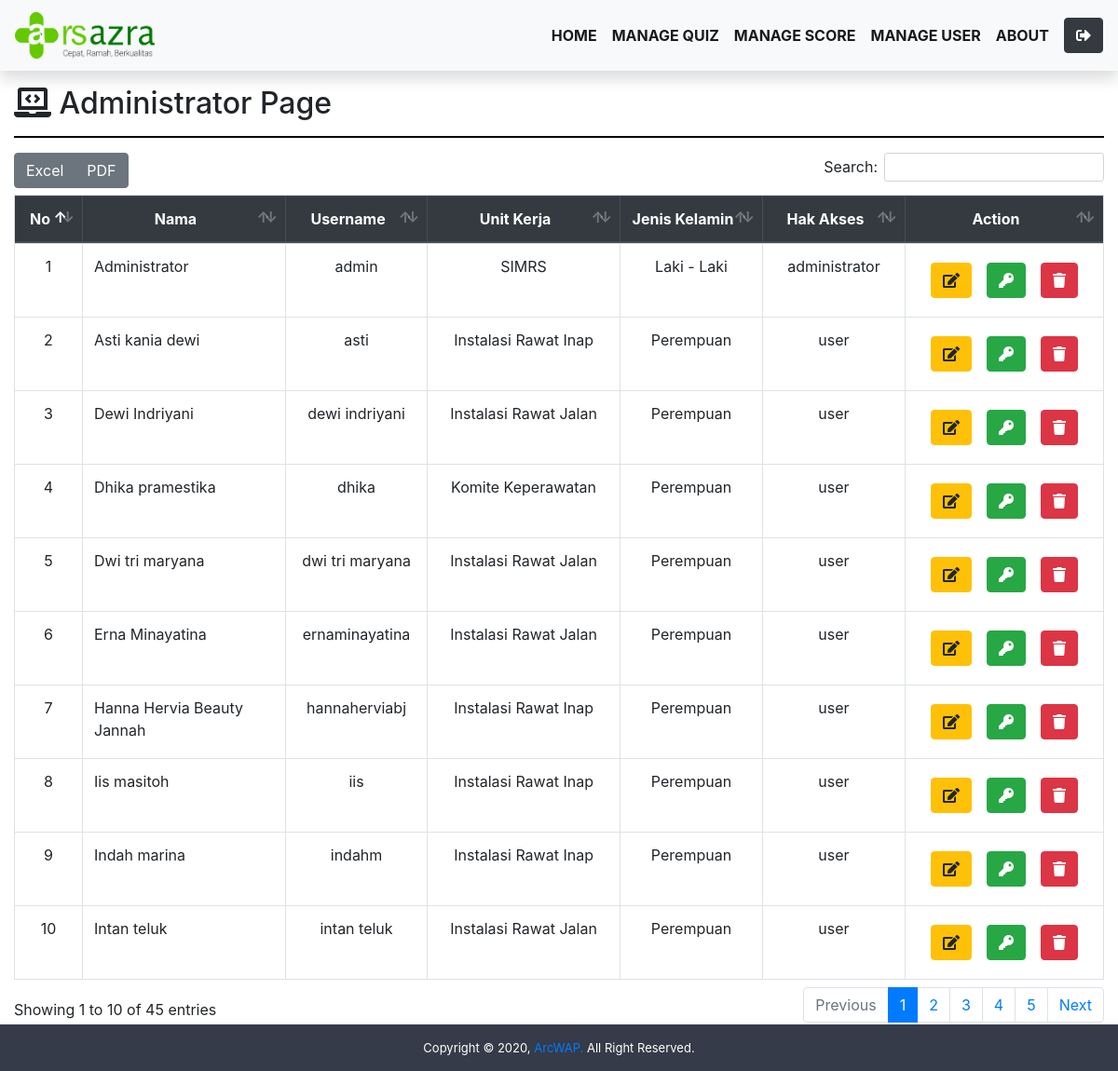
/dashboard/manageUser.php (signed in), run on the app's committed database.
### tables this page shows
CREATE TABLE `tbl_akun` (
  `id` int(11) NOT NULL,
  `nama` varchar(100) NOT NULL,
  `username` varchar(100) NOT NULL,
  `password` varchar(500) NOT NULL,
  `level` varchar(50) NOT NULL,
  `jeniskelamin` varchar(50) NOT NULL,
  `unitkerja` varchar(100) NOT NULL
);

### config/functions.php (called while the page is built, shortened)
<?php
$host     = "localhost";
$username = "root";
$password = "";
$database = "db_quizazra";
$conn = mysqli_connect($host, $username, $password, $database);
function query($query) {
    global $conn;
    $result = mysqli_query($conn, $query);
    $rows = [];
    while ($fetch = mysqli_fetch_assoc($result)) {
    $rows[] = $fetch;
    }
    return $rows;
}
?>

### dashboard/manageUser.php (the view, shortened to what this page needs)
<?php
require '../config/functions.php';
$result = query("SELECT * FROM tbl_akun ORDER BY nama ASC");
?>
<!DOCTYPE html>
<html lang="en">
<head>
    <link rel="stylesheet" href="../assets/css/bootstrap.min.css">
    <link rel="stylesheet" href="../assets/css/all.css">
    <link rel="stylesheet" href="../assets/css/dindex.css">
    <link rel="stylesheet" href="../assets/css/dataTables.bootstrap4.min.css">
    <link rel="stylesheet" href="../assets/css/buttons.bootstrap4.min.css">
</head>
<body>
    <nav class="navbar sticky-top navbar-expand-sm navbar-light shadow bg-light">
            <a class="navbar-brand">
                <img src="../assets/img/logoaz.png" width="150" height="50" alt="rsazra">
            </a>
            <div class="collapse navbar-collapse" id="navbarNav">
                <ul class="navbar-nav ml-auto font-weight-bold">
                    <li class="nav-item active">
                        <a class="nav-link" href="index.php">HOME</a>
                    </li>
                    <li class="nav-item active">
                        <a class="nav-link" href="manageQuiz.php">MANAGE QUIZ</a>
                    </li>
                    <li class="nav-item active">
                        <a class="nav-link" href="manageScore.php">MANAGE SCORE</a>
                    </li>
                    <li class="nav-item active">
                        <a class="nav-link" href="manageUser.php">MANAGE USER</a>
                    </li>
                    <li class="nav-item active">
                        <a class="nav-link" href="aboutMe.php">ABOUT</a>
                    </li>
                </ul>
                <a href="../config/logout.php" class="ml-2 btn btn-dark"><i class="fas fa-sign-out-alt"></i></a>
            </div>
    </nav>
    <div class="container-fluid">
        <div class="row">
            <div class="col-sm mt-3">
                <h2><i class="fas fa-laptop-code"></i> Administrator Page </h2>
                <hr style="border-top: 2px solid black">
            </div>
        </div>
        <div class="row">
            <div class="col-sm">
                <table id="akun" class="table table-responsive-sm table-bordered table-hover text-center">
                    <thead class="thead-dark">
                        <tr>
                            <th width="30px" scope="col">No</th>
                            <th scope="col">Nama</th>
                            <th scope="col">Username</th>
                            <th scope="col">Unit Kerja</th>
                            <th width="110px" scope="col">Jenis Kelamin</th>
                            <th width="110px" scope="col">Hak Akses</th>
                            <th width="170px" scope="col">Action</th>
                        </tr>
                    </thead>
                    <tbody>
                    <?php $i = 1; ?>
                    <?php foreach($result as $akun) : ?>
                        <tr>
                            <td><?=$i++?></td>
                            <td class="text-left"><?=$akun['nama']?></td>
                            <td><?=$akun['username']?></td>
                            <td><?=$akun['unitkerja']?></td>
                            <td><?=$akun['jeniskelamin']?></td>
                            <td><?=$akun['level']?></td>
                            <td><a href="editUser.php?id=<?=$akun['id']?>" class="btn btn-warning m-2"><i class="fas fa-edit"></i></a><a href="editPassword.php?id=<?=$akun['id']?>" class="btn btn-success m-2"><i class="fas fa-key"></i></a><a href="../config/deleteUser.php?username=<?=$akun['username']?>" class="btn btn-danger m-2"><i class="fas fa-trash"></i></a></td>
                        </tr>
                    <?php endforeach; ?>
                    </tbody>
                </table>
            </div>
        </div>
    </div>
    <footer>
        Copyright &copy; 2020, <a href="https://arcwap.site/">ArcWAP.</a> All Right Reserved.
    </footer>
</body>
</html>

### assets/css/all.css (style rules this page uses)
.fa, .fas, .far, .fal, .fad, .fab { -moz-osx-font-smoothing: grayscale; -webkit-font-smoothing: antialiased; display: inline-block; font-style: normal; font-variant: normal; text-rendering: auto; line-height: 1; }
.fa-edit:before { content: "\f044"; }
.fa-key:before { content: "\f084"; }
.fa-laptop-code:before { content: "\f5fc"; }
.fa-sign-out-alt:before { content: "\f2f5"; }
.fa-trash:before { content: "\f1f8"; }
.fa, .fas { font-family: 'Font Awesome 5 Free'; font-weight: 900; }

### assets/css/dindex.css (style rules this page uses)
.container-fluid { min-height: 700px; }
footer { bottom: 0; width: 100%; height: 50px; line-height: 50px; background-color: #353b48; color: #ffff; text-align: center; font-size: 13px; }

### data on the page
tbl_akun: nama "Administrator", username "admin", unitkerja "SIMRS", jeniskelamin "Laki - Laki", level "administrator"
tbl_akun: nama "Asti kania dewi", username "asti", unitkerja "Instalasi Rawat Inap", jeniskelamin "Perempuan", level "user"
tbl_akun: nama "Dewi Indriyani", username "dewi indriyani", unitkerja "Instalasi Rawat Jalan", jeniskelamin "Perempuan", level "user"
tbl_akun: nama "Dhika pramestika", username "dhika", unitkerja "Komite Keperawatan", jeniskelamin "Perempuan", level "user"
tbl_akun: nama "Dwi tri maryana", username "dwi tri maryana", unitkerja "Instalasi Rawat Jalan", jeniskelamin "Perempuan", level "user"
tbl_akun: nama "Erna Minayatina", username "ernaminayatina", unitkerja "Instalasi Rawat Jalan", jeniskelamin "Perempuan", level "user"
tbl_akun: nama "Hanna Hervia Beauty Jannah", username "hannaherviabj", unitkerja "Instalasi Rawat Inap", jeniskelamin "Perempuan", level "user"
tbl_akun: nama "Iis masitoh", username "iis", unitkerja "Instalasi Rawat Inap", jeniskelamin "Perempuan", level "user"
tbl_akun: nama "Indah marina", username "indahm", unitkerja "Instalasi Rawat Inap", jeniskelamin "Perempuan", level "user"
tbl_akun: nama "Intan teluk", username "intan teluk", unitkerja "Instalasi Rawat Jalan", jeniskelamin "Perempuan", level "user"
